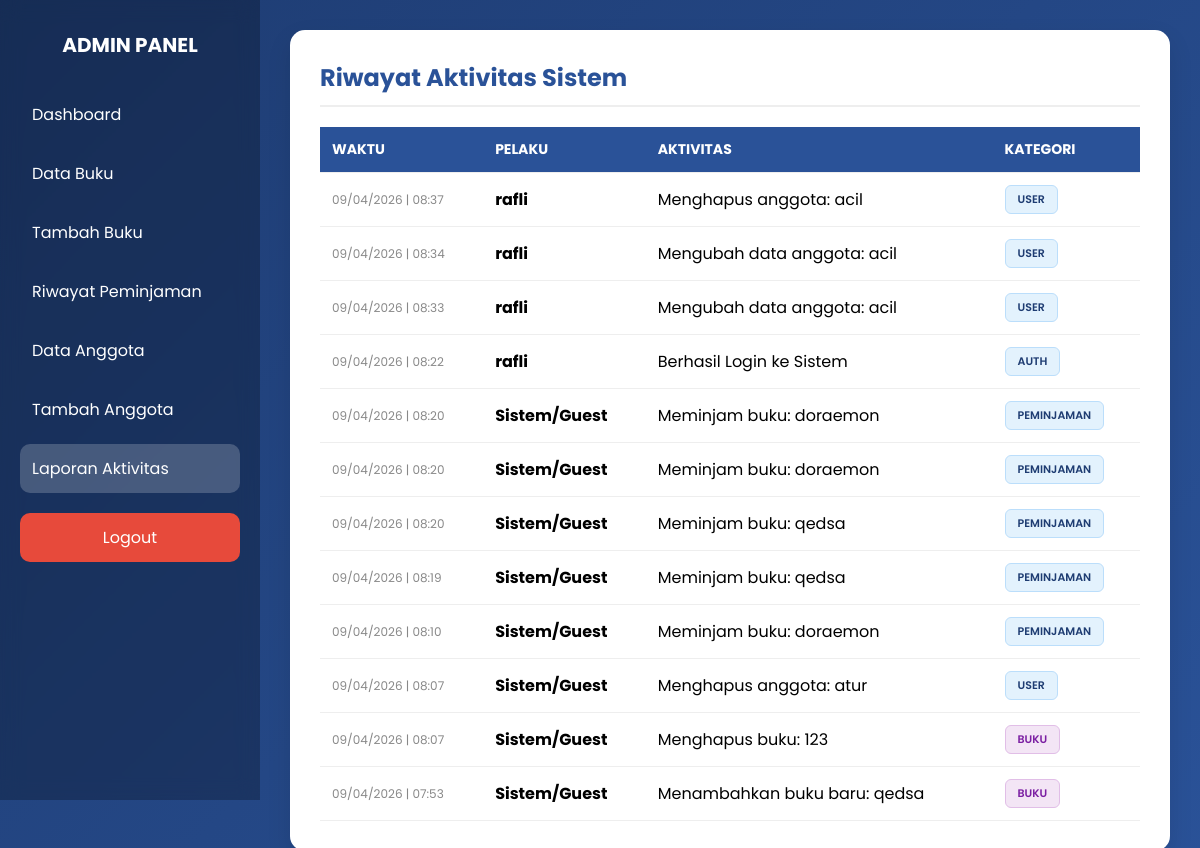
Screenshot of /project_rafli/admin/laporan_aktivitas.php (signed in) with the database file from the repository.
### tables this page shows
CREATE TABLE `log_aktivitas` (
  `id` int(11) NOT NULL,
  `nama_pelaku` varchar(100) DEFAULT NULL,
  `aktivitas` varchar(255) DEFAULT NULL,
  `kategori` varchar(50) DEFAULT NULL,
  `waktu` timestamp NOT NULL DEFAULT current_timestamp()
);

### project_rafli/admin/laporan_aktivitas.php (the view, shortened to what this page needs)
<?php
include '../config.php';
$result = mysqli_query($koneksi, "SELECT * FROM log_aktivitas ORDER BY waktu DESC LIMIT 50");
?>
<!DOCTYPE html>
<html lang="id">
<head>
</head>
<body>
<div class="wrapper">
  <div class="sidebar">
    <h3>ADMIN PANEL</h3>
    <a href="dashboard_admin.php">Dashboard</a>
    <a href="data_buku.php">Data Buku</a>
    <a href="tambah_buku.php">Tambah Buku</a>
    <a href="riwayat_peminjaman.php">Riwayat Peminjaman</a>
    <a href="data_anggota.php">Data Anggota</a>
    <a href="tambah_anggota.php">Tambah Anggota</a>
    <a href="laporan_aktivitas.php" class="active">Laporan Aktivitas</a>
    <a href="../logout.php" class="logout">Logout</a>
  </div>
    <div class="content">
        <div class="container">
            <h2>Riwayat Aktivitas Sistem</h2>
            <table>
                <thead>
                    <tr>
                        <th>Waktu</th>
                        <th>Pelaku</th>
                        <th>Aktivitas</th>
                        <th>Kategori</th>
                    </tr>
                </thead>
                <tbody>
                    <?php while($row = mysqli_fetch_assoc($result)):
                        $kat = strtolower($row['kategori']);
                        $badge_class = "kat-user";
                        if($kat == 'buku') $badge_class = "kat-buku";
                    ?>
                    <tr>
                        <td class="waktu-log"><?= date('d/m/Y | H:i', strtotime($row['waktu'])) ?></td>
                        <td><strong><?= htmlspecialchars($row['nama_pelaku']) ?></strong></td>
                        <td><?= htmlspecialchars($row['aktivitas']) ?></td>
                        <td>
                            <span class="badge <?= $badge_class ?>">
                                <?= strtoupper($row['kategori']) ?>
                            </span>
                        </td>
                    </tr>
                    <?php endwhile; ?>
                </tbody>
            </table>
        </div>
    </div>
</div>
</body>
</html>

### project_rafli/admin/laporan_aktivitas.php (style rules this page uses)
* { margin:0; padding:0; box-sizing:border-box; font-family:'Poppins',sans-serif; }
body { min-height: 100vh; background: linear-gradient(135deg, #1e3c72, #2a5298); }
.wrapper { display: flex; min-height: 100vh; }
.sidebar { width: 260px; background: rgba(0, 0, 0, .25); backdrop-filter: blur(10px); color: white; padding: 30px 20px; position: fixed; height: 100vh; }
.sidebar h3 { text-align: center; margin-bottom: 30px; font-size: 20px; }
.sidebar a { display: block; padding: 12px; color: white; text-decoration: none; border-radius: 10px; margin-bottom: 10px; transition: 0.3s; }
.sidebar a:hover, .sidebar a.active { background: rgba(255, 255, 255, 0.2); }
.sidebar .logout { background: #e74a3b; margin-top: 20px; text-align: center; }
.content { flex: 1; padding: 30px; margin-left: 260px; }
.container { background: white; padding: 30px; border-radius: 15px; box-shadow: 0 10px 25px rgba(0,0,0,0.1); }
h2 { color: #2a5298; margin-bottom: 20px; border-bottom: 2px solid #eee; padding-bottom: 10px; }
table { width: 100%; border-collapse: collapse; }
table th, table td { padding: 12px; text-align: left; border-bottom: 1px solid #eee; }
table th { background: #2a5298; color: white; font-size: 14px; text-transform: uppercase; }
.badge { padding: 5px 12px; border-radius: 6px; font-size: 11px; font-weight: 600; display: inline-block; }
.kat-user { background: #e3f2fd; color: #1e3c72; border: 1px solid #bbdefb; }
.kat-buku { background: #f3e5f5; color: #7b1fa2; border: 1px solid #e1bee7; }
.waktu-log { font-size: 12px; color: #888; }

### rows the page displays
log_aktivitas: waktu "09/04/2026 | 08:37", nama_pelaku "rafli", aktivitas "Menghapus anggota: acil", kategori "USER"
log_aktivitas: waktu "09/04/2026 | 08:34", nama_pelaku "rafli", aktivitas "Mengubah data anggota: acil", kategori "USER"
log_aktivitas: waktu "09/04/2026 | 08:33", nama_pelaku "rafli", aktivitas "Mengubah data anggota: acil", kategori "USER"
log_aktivitas: waktu "09/04/2026 | 08:22", nama_pelaku "rafli", aktivitas "Berhasil Login ke Sistem", kategori "AUTH"
log_aktivitas: waktu "09/04/2026 | 08:20", nama_pelaku "Sistem/Guest", aktivitas "Meminjam buku: doraemon", kategori "PEMINJAMAN"
log_aktivitas: waktu "09/04/2026 | 08:20", nama_pelaku "Sistem/Guest", aktivitas "Meminjam buku: doraemon", kategori "PEMINJAMAN"
log_aktivitas: waktu "09/04/2026 | 08:20", nama_pelaku "Sistem/Guest", aktivitas "Meminjam buku: qedsa", kategori "PEMINJAMAN"
log_aktivitas: waktu "09/04/2026 | 08:19", nama_pelaku "Sistem/Guest", aktivitas "Meminjam buku: qedsa", kategori "PEMINJAMAN"
log_aktivitas: waktu "09/04/2026 | 08:10", nama_pelaku "Sistem/Guest", aktivitas "Meminjam buku: doraemon", kategori "PEMINJAMAN"
log_aktivitas: waktu "09/04/2026 | 08:07", nama_pelaku "Sistem/Guest", aktivitas "Menghapus anggota: atur", kategori "USER"
log_aktivitas: waktu "09/04/2026 | 08:07", nama_pelaku "Sistem/Guest", aktivitas "Menghapus buku: 123", kategori "BUKU"
log_aktivitas: waktu "09/04/2026 | 07:53", nama_pelaku "Sistem/Guest", aktivitas "Menambahkan buku baru: qedsa", kategori "BUKU"
